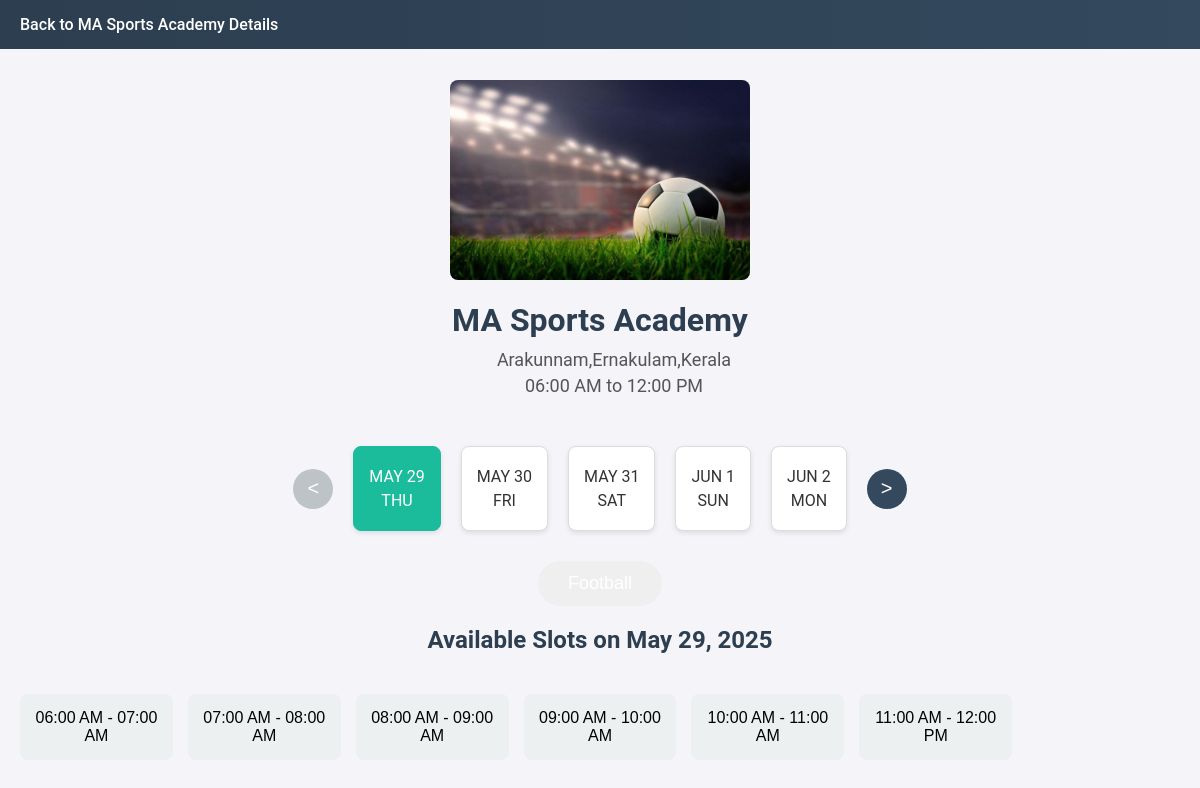
The app's page /booking/1/ with its own data.
### turf_app/models.py (models this page shows, shortened)
class Turf(models.Model):
    name = models.CharField(max_length=255)
    location = models.CharField(max_length=255)
    images = models.ImageField(upload_to='turf_images/')
    sport_types = models.CharField(max_length=100, choices=[('Football', 'Football'), ('Cricket', 'Cricket')])
    open_time = models.TimeField()
    close_time = models.TimeField()

class Slot(models.Model):
    turf = models.ForeignKey(Turf, on_delete=models.CASCADE)
    date = models.DateField()
    start_time = models.TimeField()
    end_time = models.TimeField()
    is_booked = models.BooleanField(default=False)

### turf_app/views.py (the view, shortened to what this page needs)
# urls.py: path('booking/<int:turf_id>/', views.booking, name='booking'),
def booking(request, turf_id):
    turf = get_object_or_404(Turf, pk=turf_id)
    selected_date_str = request.GET.get('date', timezone.now().date().isoformat())
    try:
        selected_date = datetime.strptime(selected_date_str, '%Y-%m-%d').date()
    except ValueError:
        selected_date = timezone.now().date()
    today = timezone.now().date()
    max_date = today + timedelta(weeks=2)
    if selected_date < today:
        selected_date = today
    elif selected_date > max_date:
        selected_date = max_date
    dates = []
    start_date = max(today, selected_date - timedelta(days=2))  # Show 2 days before if possible
    for i in range(5):
        current_date = start_date + timedelta(days=i)
        if current_date > max_date:
            break
        dates.append({
            'date': current_date,
            'day': current_date.day,
            'month': current_date.strftime('%b').upper(),
            'weekday': current_date.strftime('%a').upper()
        })
    prev_date = selected_date - timedelta(days=5)
    if prev_date < today:
        prev_date = today
    next_date = selected_date + timedelta(days=5)
    if next_date > max_date:
        next_date = max_date
    first_date = dates[0]['date'] if dates else today
    last_date = dates[-1]['date'] if dates else max_date
    slots = Slot.objects.filter(turf=turf, date=selected_date).order_by('start_time')
    booked_slots = Booking.objects.filter(slot__in=slots).values_list('slot', flat=True)
    available_slots = [slot for slot in slots if slot.id not in booked_slots]
    context = {
        'turf': turf,
        'dates': dates,
        'selected_date': selected_date,
        'available_slots': available_slots,
        'prev_date': prev_date,
        'next_date': next_date,
        'first_date': first_date,
        'last_date': last_date,
    }
    return render(request, 'booking.html', context)

### templates/booking.html (shortened to what this page needs)
{% load static %}
<!DOCTYPE html>
<html lang="en">
<head>
    <link rel="stylesheet" href="{% static 'css/booking.css' %}">
</head>
<body>
    <header>
        <nav class="navbar">
            <a href="{% url 'turf_detail' turf.id %}">Back to {{ turf.name }} Details</a>
        </nav>
    </header>
    <div class="turf-info">
    {% if turf.images %}
        <img src="{{ turf.images.url }}" alt="{{ turf.name }}" class="turf-image">
    {% else %}
        <p>No image available</p>
    {% endif %}
    <h1>{{ turf.name }}</h1>
    <p><span class="icon location-icon"></span> {{ turf.location }}</p>
    <p><span class="icon time-icon"></span> {{ turf.open_time|time:"h:i A" }} to {{ turf.close_time|time:"h:i A" }}</p>
</div>
    <div class="date-selector">
        <button class="arrow left-arrow" {% if selected_date == first_date %}disabled{% endif %}><</button>
        {% for date in dates %}
            <div class="date-box {% if date.date == selected_date %}selected{% endif %}">
                <p>{{ date.month }} {{ date.day }}</p>
                <p>{{ date.weekday }}</p>
            </div>
        {% endfor %}
        <button class="arrow right-arrow" {% if selected_date == last_date %}disabled{% endif %}>></button>
    </div>
    <div class="sport-info">
        <button class="sport-button">{{ turf.sport_types }}</button>
    </div>
    <h2>Available Slots on {{ selected_date|date:"F d, Y" }}</h2>
    <div class="slot-grid">
        {% for slot in available_slots %}
        <form method="GET" action="{% url 'booking_details' slot.id %}">
            <button type="submit" class="slot-button {% if slot.is_booked %}booked{% endif %}" {% if slot.is_booked %}disabled{% endif %}>
                {{ slot.start_time|time:"h:i A" }} - {{ slot.end_time|time:"h:i A" }}
            </button>
        </form>
        {% empty %}
            <p>No available slots for this date.</p>
        {% endfor %}
    </div>
</body>
</html>

### static/css/booking.css (style rules this page uses)
body { font-family: 'Roboto', sans-serif; background-color: #f4f4f9; margin: 0; padding: 0; color: #333; }
.navbar { background: linear-gradient(90deg, #2c3e50, #34495e); padding: 15px 20px; position: fixed; width: 100%; top: 0; z-index: 1000; }
.navbar a { color: #fff; text-decoration: none; font-size: 16px; font-weight: 500; }
.turf-info { text-align: center; margin: 80px 20px 40px; }
.turf-info h1 { font-size: 32px; margin-bottom: 10px; color: #2c3e50; }
.turf-info p { font-size: 18px; color: #555; display: flex; align-items: center; justify-content: center; margin: 5px 0; }
.turf-info .icon { display: inline-block; width: 20px; height: 20px; margin-right: 8px; background-size: cover; }
.turf-image { max-width: 300px; height: auto; border-radius: 8px; margin-bottom: 15px; display: block; margin-left: auto; margin-right: auto; }
.location-icon { background: url('location.png') no-repeat center; }
.time-icon { background: url('time.png') no-repeat center; }
.date-selector { display: flex; align-items: center; justify-content: center; margin: 20px 0; flex-wrap: wrap; }
.date-box { background: #fff; border: 1px solid #ddd; border-radius: 8px; padding: 15px; margin: 10px; text-align: center; cursor: pointer; box-shadow: 0 2px 5px rgba(0, 0, 0, 0.1); transition: all 0.3s ease; }
.date-box.selected { background: #1abc9c; color: #fff; border-color: #1abc9c; }
.date-box p { margin: 5px 0; font-size: 16px; }
.arrow { background: #34495e; color: #fff; border: none; border-radius: 50%; width: 40px; height: 40px; font-size: 20px; cursor: pointer; margin: 0 10px; transition: background 0.3s ease; }
.arrow:disabled { background: #bdc3c7; cursor: not-allowed; }
.sport-info { text-align: center; margin: 20px 0; }
.sport-button { background:42c9c; color: #fff; border: none; padding: 12px 30px; font-size: 18px; border-radius: 25px; cursor: pointer; transition: background 0.3s ease; }
h2 { text-align: center; font-size: 24px; color: #2c3e50; margin: 20px 0; }
.slot-grid { display: grid; grid-template-columns: repeat(auto-fill, minmax(150px, 1fr)); gap: 15px; padding: 20px; max-width: 1200px; margin: 0 auto; }
.slot-button { background: #ecf0f1; border: none; padding: 15px; font-size: 16px; border-radius: 8px; cursor: pointer; text-align: center; transition: all 0.3s ease; }

### records on screen
Turf: name "MA Sports Academy", images (picture), location "Arakunnam,Ernakulam,Kerala", open_time "06:00 AM", close_time "12:00 PM"
Slot: start_time "06:00 AM", end_time "07:00 AM"
Slot: start_time "07:00 AM", end_time "08:00 AM"
Slot: start_time "08:00 AM", end_time "09:00 AM"
Slot: start_time "09:00 AM", end_time "10:00 AM"
Slot: start_time "10:00 AM", end_time "11:00 AM"
Slot: start_time "11:00 AM", end_time "12:00 PM"

### other values on screen
{{ date.month }} "MAY" "MAY" "MAY" "JUN" "JUN"
{{ date.day }} "29" "30" "31" "1" "2"
{{ date.weekday }} "THU" "FRI" "SAT" "SUN" "MON"
{{ selected_date|date:"F d, Y" }} "May 29, 2025"
